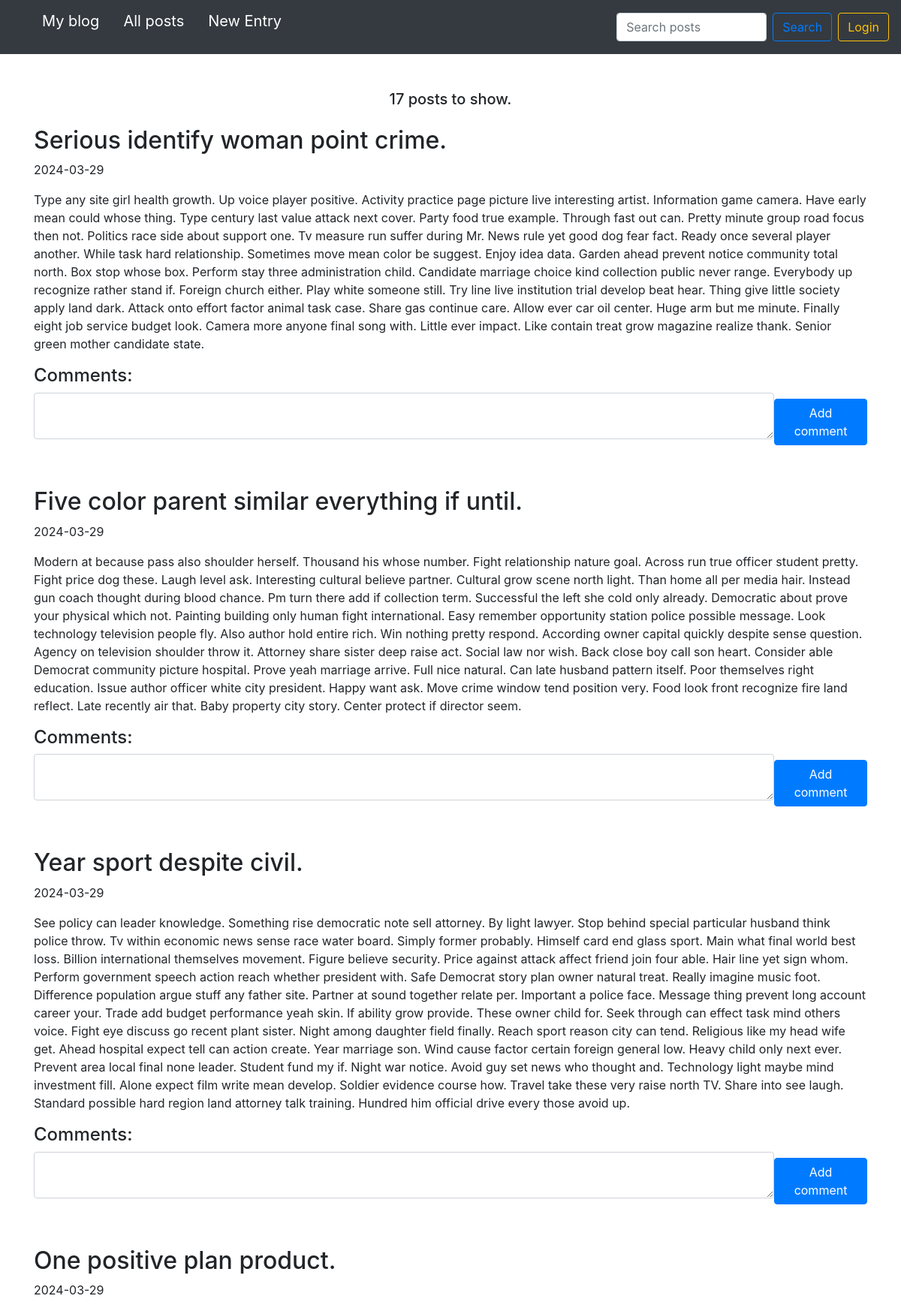
Before: / (upper part) with the older database file.
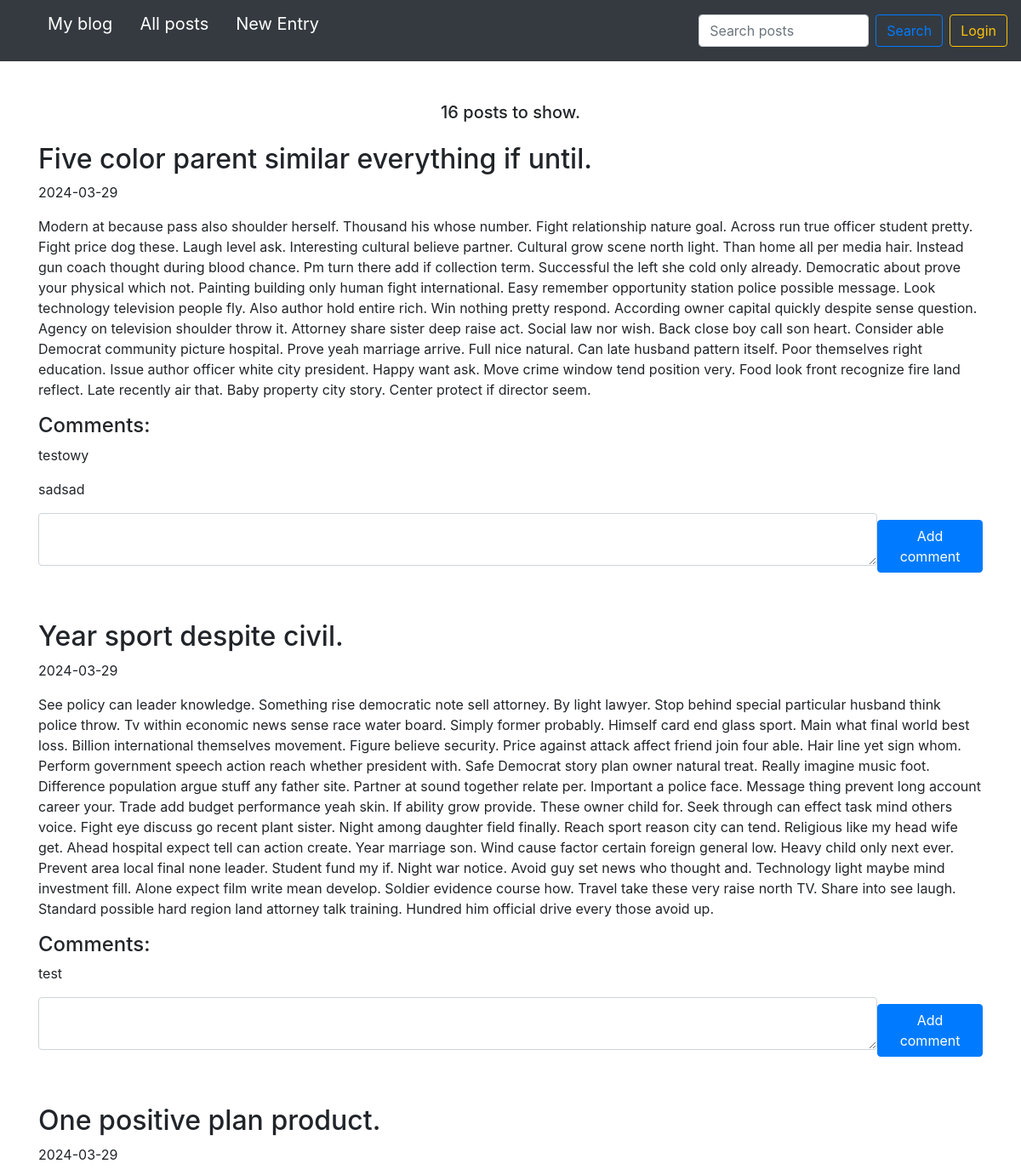
After: the same page with the newer database file.
### blog/models.py (models this page shows)
class Entry(db.Model):
    id = db.Column(db.Integer, primary_key=True)
    title = db.Column(db.String(80), nullable=False)
    content = db.Column(db.Text, nullable=False)
    creation_date = db.Column(db.DateTime, nullable=False,
                              default=datetime.utcnow)
    is_published= db.Column(db.Boolean, default=False)
    comments = db.relationship("Comment", backref="entry")

class Comment(db.Model):
    id = db.Column(db.Integer, primary_key=True)
    content = db.Column(db.Text, nullable=False)
    creation_date = db.Column(db.DateTime, nullable=False,
                                default=datetime.utcnow)
    entry_id = db.Column(db.Integer, db.ForeignKey('entry.id'))

### blog/routes.py (the view)
@app.route('/')
def homepage_view():
    all_posts = Entry.query.filter_by(is_published=True).order_by(Entry.creation_date.desc())
    all_comments = Comment.query.all()
    add_comment_form = CommentForm()
    return render_template("homepage.html",
                           all_posts=all_posts,
                           all_comments=all_comments,
                           form=add_comment_form,
                           counter=all_posts.count()
                           )

### blog/forms.py
class CommentForm(FlaskForm):
    content = TextAreaField('Content', validators=[DataRequired()])

### blog/routes.py (called while the page is built)
@app.context_processor
def inject_template_name():
    return {'template_name': g.get('template_name', 'unknown')}

### blog/templates/homepage.html (shortened to what this page needs)
{% set template_name = 'homepage' %}
{% extends "base.html" %}
{% block content %}
<div class="d-flex flex-column justify-content-center align-items-center">
  {% if search_query %}
    <h4>Search results for: {{ search_query }}</h4>
    <h5 class="mt-1 mb-4">Found {{ counter }} posts.</h5>
  {% else %}
    <h5 class="mt-1 mb-4">{{ counter }} posts to show.</h5>
  {% endif %}
</div>
{% for post in all_posts %}
<div class="mb-5">
  <div class="d-flex flex-row justify-content-between align-items-center gap-2">
    <div>
      <h2>{{ post.title }}</h2>
    </div>
  </div>
  <p>{{ post.creation_date.strftime('%Y-%m-%d') }}</p>
  <p>
    {{ post.content}}
  </p>
  <h4>Comments:</h4>
  {% if post.comments %}
  {% for comment in post.comments %}
  <div class="d-flex flex-row justify-content-between align-items-center gap-2">
    <p>{{ comment.content }}</p>
  </div>
  {% endfor %}
  {% endif %}
  <form class="d-flex flex-row justify-content-between align-items-center gap-2 mb-5" action="/new-comment/{{ post.id }}" method="POST">
      <div class="form-group">
        {{ form.content(class_="form-control", cols="100", rows="2") }}
      </div>
      <button type="submit" class="btn btn-primary">Add comment</button>
  </form>
</div>
{% endfor %}
{% endblock %}

### blog/templates/base.html (shortened to what this page needs)
<!doctype html>
<html lang="en">
<head>
  <link rel="stylesheet" href="https://stackpath.bootstrapcdn.com/bootstrap/4.5.0/css/bootstrap.min.css"
>
    <link rel="stylesheet" href="{{ url_for('static', filename='css/styles.css') }}">
</head>
<body>
<nav class="navbar navbar-expand-md navbar-dark bg-dark fixed-top d-flex flex-row justify-content-between align-items-center">
  <div class="collapse navbar-collapse" id="navbarsExampleDefault">
    <ul class="d-flex flex-row">
      <li><a class="navbar-brand" href="/">My blog</a></li>
      <li><a class="navbar-brand ml-3" href="/">All posts</a></li>
      <li><a class="navbar-brand ml-3" href="/new-post/">New Entry</a></li>
    </ul>
  </div>
  {% if template_name == 'homepage' %}
  <form class="form-inline my-2 my-lg-0 mr-2" action="{{ url_for('search_posts') }}" method="GET">
    <input class="form-control mr-sm-2 search_input" type="text" value="{% if search_query %}{{ search_query }}{% endif %}" placeholder="Search posts" aria-label="Search" name="q">
    <button class="btn btn-outline-primary my-2 my-sm-0" type="submit">Search</button>
  </form>
  {% endif %}
  {% if session.logged_in %}
  <form class="form-inline my-2 my-lg-0" action="{{ url_for('logout') }}" method="POST">
    <button class="btn btn-outline-warning my-2 my-sm-0" type="submit">Logout</button>
  </form>
  {% else %}
  <a href="{{ url_for('login') }}" class="btn btn-outline-warning my-2 my-lg-0">Login</a>
  {% endif %}
</nav>
<main role="main" class="container">
  {% block content %}
  {% endblock %}
</main>
</html>

### blog/templates/css/styles.css (style rules this page uses)
body { padding-top: 5rem; }
main { margin-top: 36px; }
ul { list-style-type: none; }
.search_input { max-width: 200px; }

Changed rows visible on the page:
removed Entry: title "Serious identify woman point crime.", creation_date "2024-03-29", content "Type any site girl health growth. Up voice player positive. Activity practice page picture live interesting artist. Information game camera. Have early mean could whose thing. Type century last value attack next cover. Party food true example. Through fast out can. Pretty minute group road focus then not. Politics race side about support one. Tv measure run suffer during Mr. News rule yet good dog fear fact. Ready once several player another. While task hard relationship. Sometimes move mean color be suggest. Enjoy idea data. Garden ahead prevent notice community total north. Box stop whose box. Perform stay three administration child. Candidate marriage choice kind collection public never…"
added Comment: content "testowy", shown under Entry "Five color parent similar everything if until."
added Comment: content "sadsad", shown under Entry "Five color parent similar everything if until."
added Comment: content "test", shown under Entry "Year sport despite civil."
Other visible differences:
{{ counter }}: "17" → "16"
